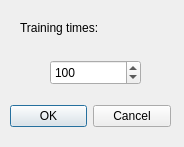
<?xml version="1.0" encoding="UTF-8"?>
<ui version="4.0">
 <class>TrainingSetting</class>
 <widget class="QDialog" name="TrainingSetting">
  <property name="geometry">
   <rect>
    <x>0</x>
    <y>0</y>
    <width>184</width>
    <height>147</height>
   </rect>
  </property>
  <property name="windowTitle">
   <string>Dialog</string>
  </property>
  <widget class="QDialogButtonBox" name="buttonBox">
   <property name="geometry">
    <rect>
     <x>10</x>
     <y>100</y>
     <width>161</width>
     <height>32</height>
    </rect>
   </property>
   <property name="orientation">
    <enum>Qt::Horizontal</enum>
   </property>
   <property name="standardButtons">
    <set>QDialogButtonBox::Cancel|QDialogButtonBox::Ok</set>
   </property>
  </widget>
  <widget class="QLabel" name="label">
   <property name="geometry">
    <rect>
     <x>20</x>
     <y>20</y>
     <width>101</width>
     <height>16</height>
    </rect>
   </property>
   <property name="text">
    <string>Training times:</string>
   </property>
  </widget>
  <widget class="QSpinBox" name="spinBox">
   <property name="geometry">
    <rect>
     <x>50</x>
     <y>60</y>
     <width>91</width>
     <height>25</height>
    </rect>
   </property>
   <property name="minimum">
    <number>1</number>
   </property>
   <property name="maximum">
    <number>100000</number>
   </property>
   <property name="singleStep">
    <number>10</number>
   </property>
   <property name="value">
    <number>100</number>
   </property>
  </widget>
 </widget>
 <resources/>
 <connections>
  <connection>
   <sender>buttonBox</sender>
   <signal>accepted()</signal>
   <receiver>TrainingSetting</receiver>
   <slot>accept()</slot>
   <hints>
    <hint type="sourcelabel">
     <x>248</x>
     <y>254</y>
    </hint>
    <hint type="destinationlabel">
     <x>157</x>
     <y>274</y>
    </hint>
   </hints>
  </connection>
  <connection>
   <sender>buttonBox</sender>
   <signal>rejected()</signal>
   <receiver>TrainingSetting</receiver>
   <slot>reject()</slot>
   <hints>
    <hint type="sourcelabel">
     <x>316</x>
     <y>260</y>
    </hint>
    <hint type="destinationlabel">
     <x>286</x>
     <y>274</y>
    </hint>
   </hints>
  </connection>
 </connections>
</ui>
